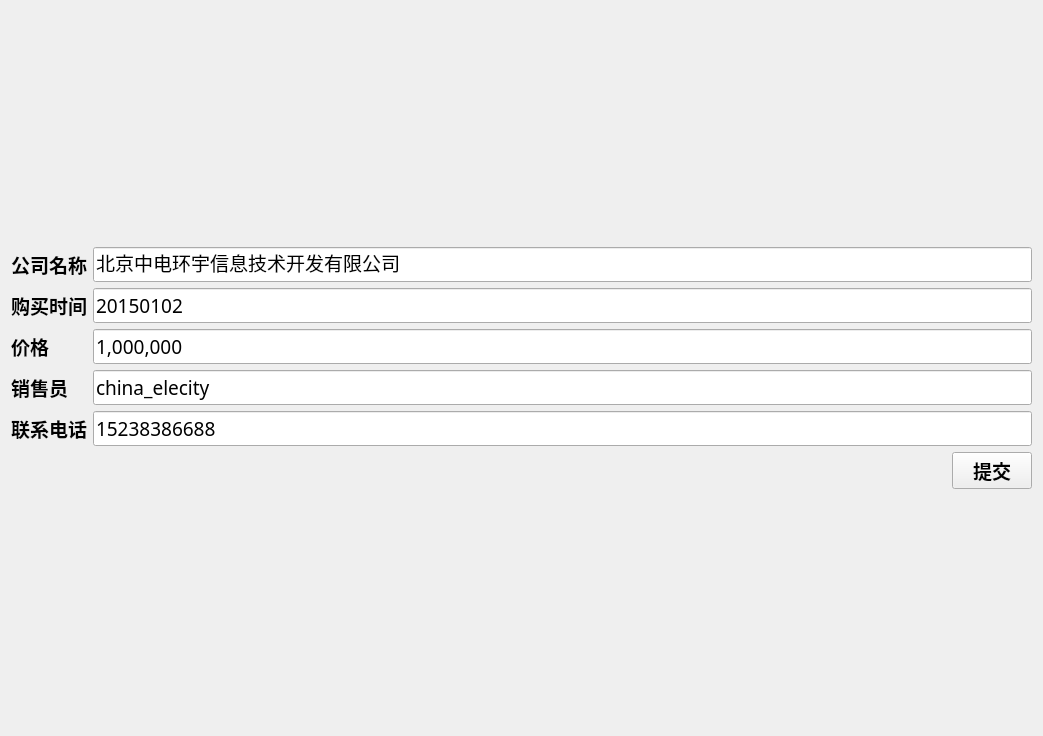
<?xml version="1.0" encoding="UTF-8"?>
<ui version="4.0">
 <class>UI_Property_information</class>
 <widget class="QWidget" name="UI_Property_information">
  <property name="geometry">
   <rect>
    <x>0</x>
    <y>0</y>
    <width>1043</width>
    <height>736</height>
   </rect>
  </property>
  <property name="windowTitle">
   <string>Form</string>
  </property>
  <layout class="QGridLayout" name="gridLayout_2">
   <item row="0" column="0">
    <spacer name="verticalSpacer">
     <property name="orientation">
      <enum>Qt::Vertical</enum>
     </property>
     <property name="sizeHint" stdset="0">
      <size>
       <width>998</width>
       <height>256</height>
      </size>
     </property>
    </spacer>
   </item>
   <item row="1" column="0">
    <layout class="QGridLayout" name="gridLayout">
     <item row="0" column="0">
      <widget class="QLabel" name="label">
       <property name="sizePolicy">
        <sizepolicy hsizetype="Fixed" vsizetype="Preferred">
         <horstretch>0</horstretch>
         <verstretch>0</verstretch>
        </sizepolicy>
       </property>
       <property name="font">
        <font>
         <family>黑体</family>
         <pointsize>14</pointsize>
         <weight>75</weight>
         <bold>true</bold>
        </font>
       </property>
       <property name="text">
        <string>公司名称</string>
       </property>
      </widget>
     </item>
     <item row="0" column="1" colspan="2">
      <widget class="QLineEdit" name="lineEdit">
       <property name="sizePolicy">
        <sizepolicy hsizetype="Expanding" vsizetype="Fixed">
         <horstretch>0</horstretch>
         <verstretch>0</verstretch>
        </sizepolicy>
       </property>
       <property name="font">
        <font>
         <family>黑体</family>
         <pointsize>14</pointsize>
         <weight>50</weight>
         <bold>false</bold>
        </font>
       </property>
       <property name="text">
        <string>北京中电环宇信息技术开发有限公司</string>
       </property>
       <property name="readOnly">
        <bool>true</bool>
       </property>
      </widget>
     </item>
     <item row="1" column="0">
      <widget class="QLabel" name="label_2">
       <property name="font">
        <font>
         <family>黑体</family>
         <pointsize>14</pointsize>
         <weight>75</weight>
         <bold>true</bold>
        </font>
       </property>
       <property name="text">
        <string>购买时间</string>
       </property>
      </widget>
     </item>
     <item row="1" column="1" colspan="2">
      <widget class="QLineEdit" name="lineEdit_2">
       <property name="sizePolicy">
        <sizepolicy hsizetype="Expanding" vsizetype="Fixed">
         <horstretch>0</horstretch>
         <verstretch>0</verstretch>
        </sizepolicy>
       </property>
       <property name="font">
        <font>
         <family>黑体</family>
         <pointsize>14</pointsize>
         <weight>50</weight>
         <bold>false</bold>
        </font>
       </property>
       <property name="text">
        <string>20150102</string>
       </property>
       <property name="readOnly">
        <bool>true</bool>
       </property>
      </widget>
     </item>
     <item row="2" column="0">
      <widget class="QLabel" name="label_3">
       <property name="font">
        <font>
         <family>黑体</family>
         <pointsize>14</pointsize>
         <weight>75</weight>
         <bold>true</bold>
        </font>
       </property>
       <property name="text">
        <string>价格</string>
       </property>
      </widget>
     </item>
     <item row="2" column="1" colspan="2">
      <widget class="QLineEdit" name="lineEdit_3">
       <property name="sizePolicy">
        <sizepolicy hsizetype="Expanding" vsizetype="Fixed">
         <horstretch>0</horstretch>
         <verstretch>0</verstretch>
        </sizepolicy>
       </property>
       <property name="font">
        <font>
         <family>黑体</family>
         <pointsize>14</pointsize>
         <weight>50</weight>
         <bold>false</bold>
        </font>
       </property>
       <property name="text">
        <string>1,000,000</string>
       </property>
       <property name="readOnly">
        <bool>true</bool>
       </property>
      </widget>
     </item>
     <item row="3" column="0">
      <widget class="QLabel" name="label_4">
       <property name="font">
        <font>
         <family>黑体</family>
         <pointsize>14</pointsize>
         <weight>75</weight>
         <bold>true</bold>
        </font>
       </property>
       <property name="text">
        <string>销售员</string>
       </property>
      </widget>
     </item>
     <item row="3" column="1" colspan="2">
      <widget class="QLineEdit" name="lineEdit_4">
       <property name="sizePolicy">
        <sizepolicy hsizetype="Expanding" vsizetype="Fixed">
         <horstretch>0</horstretch>
         <verstretch>0</verstretch>
        </sizepolicy>
       </property>
       <property name="font">
        <font>
         <family>黑体</family>
         <pointsize>14</pointsize>
         <weight>50</weight>
         <bold>false</bold>
        </font>
       </property>
       <property name="text">
        <string>china_elecity</string>
       </property>
       <property name="readOnly">
        <bool>true</bool>
       </property>
      </widget>
     </item>
     <item row="4" column="0">
      <widget class="QLabel" name="label_5">
       <property name="font">
        <font>
         <family>黑体</family>
         <pointsize>14</pointsize>
         <weight>75</weight>
         <bold>true</bold>
        </font>
       </property>
       <property name="text">
        <string>联系电话</string>
       </property>
      </widget>
     </item>
     <item row="4" column="1" colspan="2">
      <widget class="QLineEdit" name="lineEdit_5">
       <property name="sizePolicy">
        <sizepolicy hsizetype="Expanding" vsizetype="Fixed">
         <horstretch>0</horstretch>
         <verstretch>0</verstretch>
        </sizepolicy>
       </property>
       <property name="font">
        <font>
         <family>黑体</family>
         <pointsize>14</pointsize>
         <weight>50</weight>
         <bold>false</bold>
        </font>
       </property>
       <property name="text">
        <string>15238386688</string>
       </property>
       <property name="readOnly">
        <bool>true</bool>
       </property>
      </widget>
     </item>
     <item row="5" column="0" colspan="2">
      <spacer name="horizontalSpacer">
       <property name="orientation">
        <enum>Qt::Horizontal</enum>
       </property>
       <property name="sizeHint" stdset="0">
        <size>
         <width>198</width>
         <height>20</height>
        </size>
       </property>
      </spacer>
     </item>
     <item row="5" column="2">
      <widget class="QPushButton" name="pushButton">
       <property name="sizePolicy">
        <sizepolicy hsizetype="Fixed" vsizetype="Fixed">
         <horstretch>0</horstretch>
         <verstretch>0</verstretch>
        </sizepolicy>
       </property>
       <property name="font">
        <font>
         <family>黑体</family>
         <pointsize>14</pointsize>
         <weight>75</weight>
         <bold>true</bold>
        </font>
       </property>
       <property name="text">
        <string>   提交   </string>
       </property>
      </widget>
     </item>
    </layout>
   </item>
   <item row="2" column="0">
    <spacer name="verticalSpacer_2">
     <property name="orientation">
      <enum>Qt::Vertical</enum>
     </property>
     <property name="sizeHint" stdset="0">
      <size>
       <width>998</width>
       <height>255</height>
      </size>
     </property>
    </spacer>
   </item>
  </layout>
 </widget>
 <resources/>
 <connections/>
</ui>
